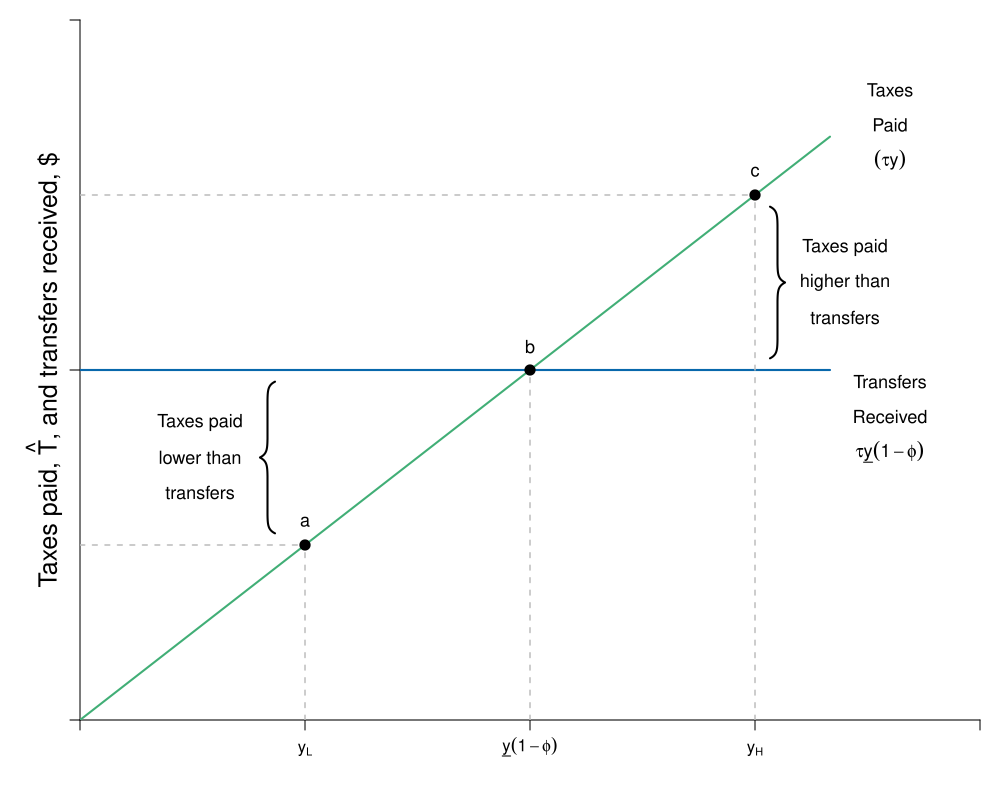

Write the R code that produced this figure.
#Graph Designer: Simon Halliday & Scott Cohn
#Authors: Bowles, Foley and Halliday
#Title: Coordination, Conflict and Competition: A Text in Microeconomics

library(shape)
library(pBrackets)
pdf(file = "risk/taxes_transfers.pdf", width = 10, height = 8)


#Set parameters for graphics
axislabelsize <- 1.5
labelsize <- 1.1
graphlinewidth <- 2
segmentlinewidth <- 1.5

COL <- c("#7fc97f", "#beaed4", "#fdc086", "#ffff99", "#386cb0", "#f0027f", "#bf5b17", "#666666")
COLA <- c("#e0f3db", "#99d8c9","#66c2a4","#41ae76", "#238b45", "#005824")
COLB <- c("#c6dbef", "#4eb3d3", "#2b8cbe", "#0868ac","#084081")
COLC <- c("#fcfbfd", "#efedf5", "#dadaeb", "#bcbddc", "#9e9ac8", "#807dba", "#6a51a3", "#54278f", "#3f007d")

#Edited the margins to cater for the larger LHS labels
par(mar =  c(4, 4, 1, 1))

seg <- function(x, m, b){
  m*x + b
}

#Add limits on axes and levels of utility for each indifference curve
ylims <- c(0, 30)
xlims <- c(0, 30)

npts <- 501 
x <- seq(xlims[1], xlims[2], length.out = npts)
y <- seq(ylims[1], ylims[2], length.out = npts) 

plot(0, 0, xlim = xlims, ylim = ylims, type = "n",
     xlab = expression(paste("")),
     ylab = expression(paste("")), 
     xaxt = "n", 
     yaxt = "n", 
     cex.lab = axislabelsize, 
     bty = "n", 
     xaxs="i", 
     yaxs="i"
)


ticksx <- c(xlims[1], 7.5, 15, 22.5, xlims[2])
xlabels <- c(NA, expression(paste(y[L])), expression(paste(underline(y)(1 -  phi))), expression(paste(y[H])), NA)

ticksy <- c(ylims[1], 15, ylims[2])
ylabels <- c(NA, NA, NA)

axis(1,at = ticksx,  pos = 0, labels = xlabels)
axis(2,at = ticksy,  pos = 0, labels = ylabels, las = 1)

npts <- 500 
xx1 <- seq(xlims[1], xlims[2], length.out = npts)
xx2 <- seq(0, xlims[2], length.out = npts)
xx3 <- seq(xlims[1], 0, length.out = npts)
xx4 <- seq(-11, 0, length.out = npts)
xx5 <- seq(xlims[1], 25, length.out = npts)

#Axis labels and draw linear utility function
#mtext(expression(paste("Risk, ", Delta)), side = 1, line = 2.5, cex = axislabelsize)
text(-1.2, 0.5*ylims[2], expression(paste("Taxes paid, ", hat(T), ", and transfers received, $")), xpd = TRUE, cex = axislabelsize, srt = 90) 
lines(xx5, seg(m = 1, x = xx5, b = 0), col = COLA[4], lwd = graphlinewidth)

# Segments
segments(15, 0, 15, 15, lty = 2, col = "gray", lwd = segmentlinewidth)
segments(0, 15, 25, 15, lty = 1, col = COLB[4], lwd = graphlinewidth)

segments(0, 7.5, 7.5, 7.5, lty = 2, col = "gray", lwd = segmentlinewidth)
segments(7.5, 0, 7.5, 7.5, lty = 2, col = "gray", lwd = segmentlinewidth)


segments(0, 22.5, 22.5, 22.5, lty = 2, col = "gray", lwd = segmentlinewidth)
segments(22.5, 0, 22.5, 22.5, lty = 2, col = "gray", lwd = segmentlinewidth)


# Points
points(15, 15, pch = 16, col = "black", cex = 1.5,xpd = TRUE)
points(7.5, 7.5, pch = 16, col = "black", cex = 1.5,xpd = TRUE)
points(22.5, 22.5, pch = 16, col = "black", cex = 1.5,xpd = TRUE)

# Brackets
brackets(x1 = 6.5, y1 = 8, x2 = 6.5, y2 = 14.5,  ticks = 0.5, curvature = 0.5, type = 1, 
         col = "black", lwd = 2, lty = 1, h = 0.5, xpd = TRUE)

brackets(x1 = 23, y1 = 22, x2 = 23, y2 = 15.5,  ticks = 0.5, curvature = 0.5, type = 1, 
         col = "black", lwd = 2, lty = 1, h = 0.5, xpd = TRUE)

# Labels
text(4, 12.75, expression(paste("Taxes paid")), xpd = TRUE, cex = labelsize)
text(4, 11.25, expression(paste("lower than")), xpd = TRUE, cex = labelsize)
text(4, 9.75, expression(paste("transfers")), xpd = TRUE, cex = labelsize)

text(25.5, 12.75 + 7.5, expression(paste("Taxes paid")), xpd = TRUE, cex = labelsize)
text(25.5, 11.25 + 7.5, expression(paste("higher than")), xpd = TRUE, cex = labelsize)
text(25.5, 9.75 + 7.5, expression(paste("transfers")), xpd = TRUE, cex = labelsize)

text(7.5, 8.5, expression(paste("a")), xpd = TRUE, cex = labelsize)
text(15, 16, expression(paste("b")), xpd = TRUE, cex = labelsize)
text(22.5, 23.5, expression(paste("c")), xpd = TRUE, cex = labelsize)

text(27, 27, expression(paste("Taxes")), xpd = TRUE, cex = labelsize)
text(27, 25.5, expression(paste("Paid")), xpd = TRUE, cex = labelsize)
text(27, 24, expression(paste((tau*y))), xpd = TRUE, cex = labelsize)

text(27, 14.5, expression(paste("Transfers")), xpd = TRUE, cex = labelsize)
text(27, 13, expression(paste("Received")), xpd = TRUE, cex = labelsize)
text(27, 11.5, expression(paste(tau*underline(y), (1 - phi))), xpd = TRUE, cex = labelsize)



dev.off()
